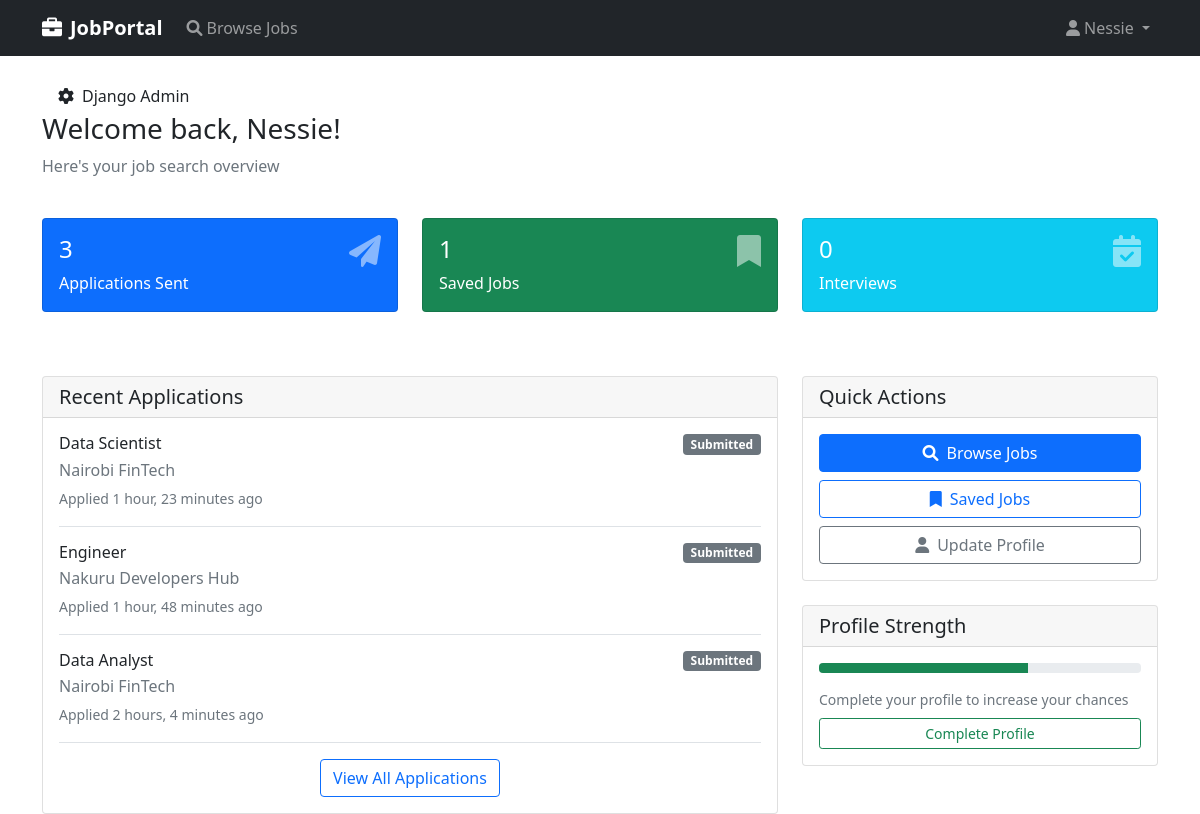
Page /dashboard/ (signed in) on the committed database.
### users/models.py (models this page shows, shortened)
class CustomUser(AbstractUser):
    USER_TYPES = [
        ('job_seeker', 'Job Seeker'),
        ('employer', 'Employer'),
        ('admin', 'Administrator'),
    ]
    user_type = models.CharField(max_length=20, choices=USER_TYPES, default='job_seeker')
    phone_number = models.CharField(max_length=15, blank=True)
    profile_picture = models.ImageField(upload_to='profile_pics/', blank=True, null=True)

### jobs/models.py (models this page shows, shortened)
class Application(models.Model):
    STATUS_CHOICES = [
        ('submitted', 'Submitted'),
        ('under_review', 'Under Review'),
        ('shortlisted', 'Shortlisted'),
        ('rejected', 'Rejected'),
        ('accepted', 'Accepted'),
    ]
    job = models.ForeignKey(Job, on_delete=models.CASCADE, related_name='applications')
    applicant = models.ForeignKey(settings.AUTH_USER_MODEL, on_delete=models.CASCADE, related_name='applications')
    cover_letter = models.TextField()
    resume = models.FileField(
        upload_to='applications/resumes/',
        validators=[FileExtensionValidator(allowed_extensions=['pdf', 'doc', 'docx'])]
    )
    applied_date = models.DateTimeField(auto_now_add=True)
    status = models.CharField(max_length=20, choices=STATUS_CHOICES, default='submitted')
    notes = models.TextField(blank=True)
    class Meta:
        unique_together = ['job', 'applicant']
        ordering = ['-applied_date']

class Job(models.Model):
    JOB_TYPES = [
        ('full_time', 'Full Time'),
        ('part_time', 'Part Time'),
        ('contract', 'Contract'),
        ('internship', 'Internship'),
        ('remote', 'Remote'),
    ]
    EXPERIENCE_LEVELS = [
        ('entry', 'Entry Level'),
        ('mid', 'Mid Level'),
        ('senior', 'Senior Level'),
    ]
    title = models.CharField(max_length=200)
    company = models.ForeignKey(Company, on_delete=models.CASCADE)
    employer = models.ForeignKey(settings.AUTH_USER_MODEL, on_delete=models.CASCADE, related_name='jobs')
    description = models.TextField()
    requirements = models.TextField()
    location = models.CharField(max_length=100)
    job_type = models.CharField(max_length=20, choices=JOB_TYPES)
    experience_level = models.CharField(max_length=20, choices=EXPERIENCE_LEVELS, default='entry')
    salary = models.DecimalField(
        max_digits=10,
        decimal_places=2,
        blank=True,
        null=True,
        validators=[MinValueValidator(0)]
    )
    application_deadline = models.DateTimeField()
    is_active = models.BooleanField(default=True)
    created_at = models.DateTimeField(auto_now_add=True)
    updated_at = models.DateTimeField(auto_now=True)
    class Meta:
        ordering = ['-created_at']

class Company(models.Model):
    name = models.CharField(max_length=200)
    description = models.TextField()
    website = models.URLField(blank=True)
    logo = models.ImageField(upload_to='company_logos/', blank=True, null=True)
    created_at = models.DateTimeField(auto_now_add=True)

### common/views.py (the view, shortened to what this page needs)
# urls.py: path('dashboard/', views.dashboard, name='dashboard'),
@login_required
def dashboard(request):
    user_type = request.user.user_type
    context = {'user_type': user_type}
    if user_type == 'job_seeker':
        applications = Application.objects.filter(applicant=request.user).select_related('job').order_by('-applied_date')[:5]
        saved_jobs_count = SavedJob.objects.filter(user=request.user).count()
        context.update({
            'recent_applications': applications,
            'saved_jobs_count': saved_jobs_count,
        })
        template = 'common/job_seeker_dashboard.html'
    return render(request, template, context)

### common/templates/common/job_seeker_dashboard.html (shortened to what this page needs)
{% extends 'common/base.html' %}
{% block content %}
<div class="row mb-4">
    <div class="col">
        <h1 class="h3">Welcome back, {{ user.username }}!</h1>
        <p class="text-muted">Here's your job search overview</p>
    </div>
</div>
<div class="row mb-5">
    <div class="col-md-4 mb-3">
        <div class="card bg-primary text-white">
            <div class="card-body">
                <div class="d-flex justify-content-between">
                    <div>
                        <h4 class="card-title">{{ recent_applications.count }}</h4>
                        <p class="card-text">Applications Sent</p>
                    </div>
                    <div>
                        <i class="fas fa-paper-plane fa-2x opacity-50"></i>
                    </div>
                </div>
            </div>
        </div>
    </div>
    <div class="col-md-4 mb-3">
        <div class="card bg-success text-white">
            <div class="card-body">
                <div class="d-flex justify-content-between">
                    <div>
                        <h4 class="card-title">{{ saved_jobs_count }}</h4>
                        <p class="card-text">Saved Jobs</p>
                    </div>
                    <div>
                        <i class="fas fa-bookmark fa-2x opacity-50"></i>
                    </div>
                </div>
            </div>
        </div>
    </div>
    <div class="col-md-4 mb-3">
        <div class="card bg-info text-white">
            <div class="card-body">
                <div class="d-flex justify-content-between">
                    <div>
                        <h4 class="card-title">0</h4>
                        <p class="card-text">Interviews</p>
                    </div>
                    <div>
                        <i class="fas fa-calendar-check fa-2x opacity-50"></i>
                    </div>
                </div>
            </div>
        </div>
    </div>
</div>
<div class="row">
    <div class="col-md-8">
        <div class="card">
            <div class="card-header">
                <h5 class="mb-0">Recent Applications</h5>
            </div>
            <div class="card-body">
                {% if recent_applications %}
                    {% for application in recent_applications %}
                    <div class="border-bottom pb-3 mb-3">
                        <div class="d-flex justify-content-between align-items-start">
                            <div>
                                <h6 class="mb-1">{{ application.job.title }}</h6>
                                <p class="text-muted mb-1">{{ application.job.company.name }}</p>
                                <small class="text-muted">Applied {{ application.applied_date|timesince }} ago</small>
                            </div>
                            <span class="badge
                                {% if application.status == 'submitted' %}bg-secondary
                                {% elif application.status == 'under_review' %}bg-primary
                                {% elif application.status == 'shortlisted' %}bg-warning
                                {% elif application.status == 'accepted' %}bg-success
                                {% else %}bg-danger{% endif %}">
                                {{ application.get_status_display }}
                            </span>
                        </div>
                    </div>
                    {% endfor %}
                    <div class="text-center mt-3">
                        <a href="{% url 'my_applications' %}" class="btn btn-outline-primary">View All Applications</a>
                    </div>
                {% endif %}
            </div>
        </div>
    </div>
    <div class="col-md-4">
        <div class="card">
            <div class="card-header">
                <h5 class="mb-0">Quick Actions</h5>
            </div>
            <div class="card-body">
                <div class="d-grid gap-2">
                    <a href="{% url 'job_list' %}" class="btn btn-primary">
                        <i class="fas fa-search me-2"></i>Browse Jobs
                    </a>
                    <a href="{% url 'saved_jobs' %}" class="btn btn-outline-primary">
                        <i class="fas fa-bookmark me-2"></i>Saved Jobs
                    </a>
                    <a href="{% url 'profile' %}" class="btn btn-outline-secondary">
                        <i class="fas fa-user me-2"></i>Update Profile
                    </a>
                </div>
            </div>
        </div>
        <div class="card mt-4">
            <div class="card-header">
                <h5 class="mb-0">Profile Strength</h5>
            </div>
            <div class="card-body">
                <div class="progress mb-3" style="height: 10px;">
                    <div class="progress-bar bg-success" style="width: 65%;"></div>
                </div>
                <p class="small text-muted mb-2">Complete your profile to increase your chances</p>
                <a href="{% url 'profile' %}" class="btn btn-sm btn-outline-success w-100">Complete Profile</a>
            </div>
        </div>
    </div>
</div>
{% endblock %}

### common/templates/common/base.html (shortened to what this page needs)
<!DOCTYPE html>
<html lang="en">
<head>
    <link href="https://cdn.jsdelivr.net/npm/bootstrap@5.1.3/dist/css/bootstrap.min.css" rel="stylesheet">
    <link rel="stylesheet" href="https://cdnjs.cloudflare.com/ajax/libs/font-awesome/6.0.0/css/all.min.css">
</head>
<body>
    <nav class="navbar navbar-expand-lg navbar-dark bg-dark">
    <div class="container">
        <a class="navbar-brand" href="{% url 'home' %}">
            <i class="fas fa-briefcase me-2"></i>JobPortal
        </a>
        <div class="collapse navbar-collapse" id="navbarNav">
            <ul class="navbar-nav me-auto">
                <li class="nav-item">
                    <a class="nav-link" href="{% url 'job_list' %}">
                        <i class="fas fa-search me-1"></i>Browse Jobs
                    </a>
                </li>
            </ul>
            <ul class="navbar-nav ms-auto">
                {% if user.is_authenticated %}
                <li class="nav-item dropdown">
                    <a class="nav-link dropdown-toggle" href="#" id="navbarDropdown" role="button" data-bs-toggle="dropdown">
                        <i class="fas fa-user me-1"></i>{{ user.username }}
                    </a>
                </li>
                {% endif %}
            </ul>
        </div>
    </div>
</nav>
    <div class="container mt-4">
         <footer>
            <a class="dropdown-item" href="/admin/" target="_blank">
                            <i class="fas fa-cog me-2"></i>Django Admin
                        </a>
                    </footer>
        {% block content %}
        {% endblock %}
    </div>
</body>
</html>

### common/templates/common/base.html (style rules this page uses)
.navbar-brand { font-weight: bold; }

### rows in the picture
CustomUser: username "Nessie"
Application: job "Data Scientist", job.company.name "Nairobi FinTech", applied_date "1 hour, 23 minutes", status "Submitted"
Application: job "Engineer", job.company.name "Nakuru Developers Hub", applied_date "1 hour, 48 minutes", status "Submitted"
Application: job "Data Analyst", job.company.name "Nairobi FinTech", applied_date "2 hours, 4 minutes", status "Submitted"

### other values in the picture
{{ recent_applications.count }} "3"
{{ saved_jobs_count }} "1"
